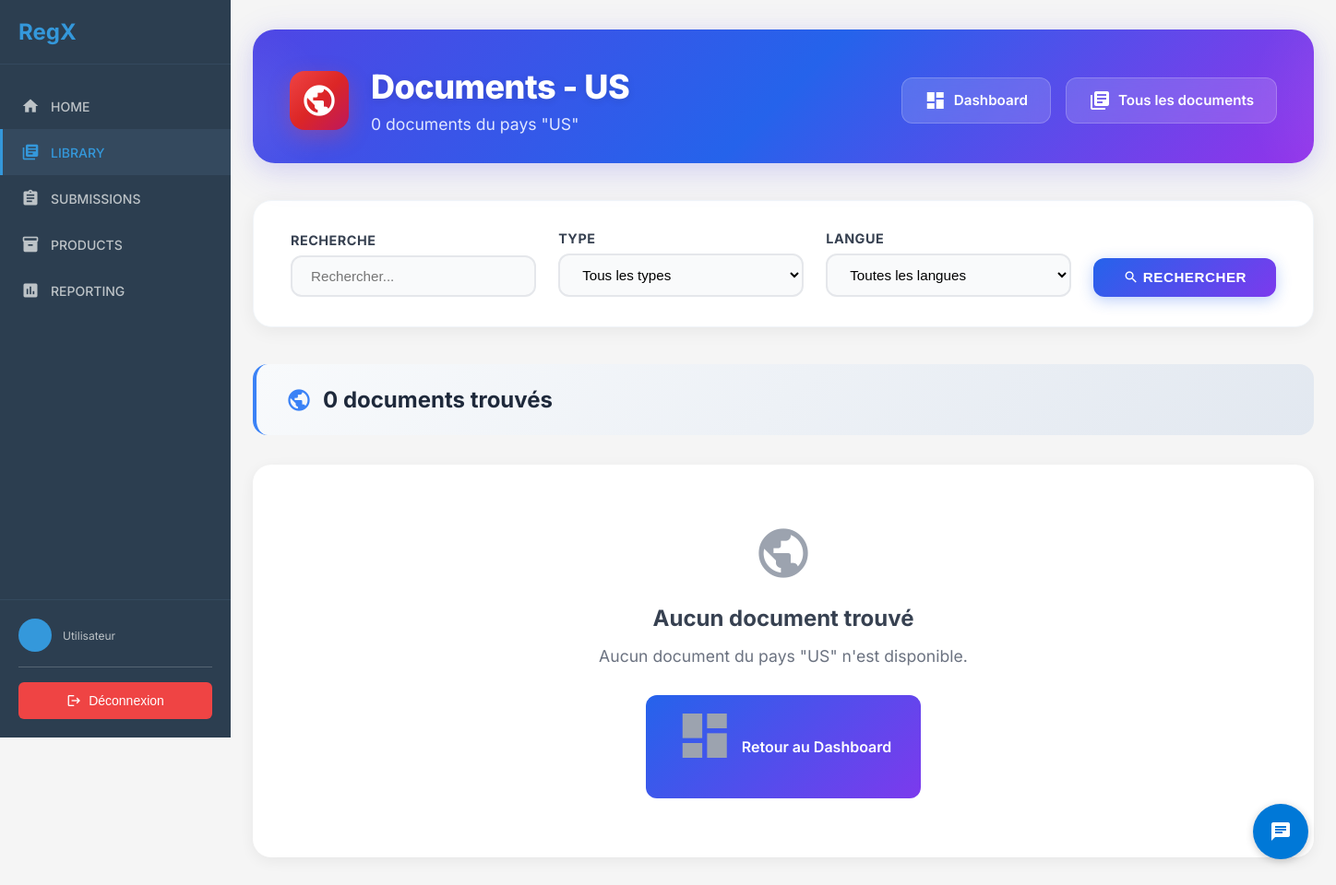
The page /client/library/country/US/ on the database as committed earlier.
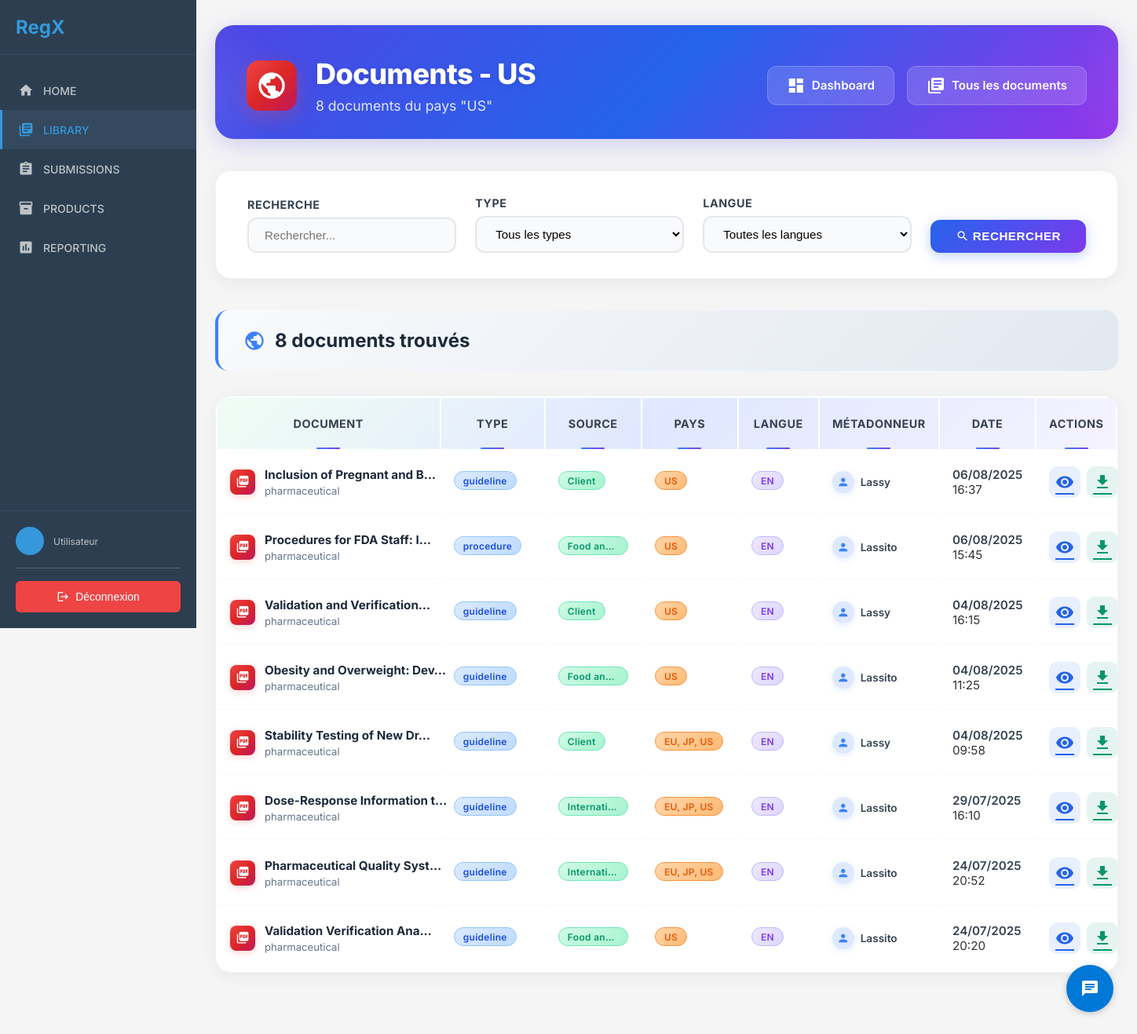
The same page on the database as committed later.
### rawdocs/models.py (models this page shows, shortened)
class RawDocument(models.Model):
    url = models.URLField(help_text="URL d'origine du PDF", blank=True)
    file = models.FileField(upload_to=pdf_upload_to, help_text="Fichier PDF téléchargé")
    created_at = models.DateTimeField(auto_now_add=True)
    owner = models.ForeignKey(
        settings.AUTH_USER_MODEL,
        on_delete=models.CASCADE,
        related_name='raw_documents',
        null=True, blank=True,
        help_text="Utilisateur qui a téléchargé ce document"
    )
    is_validated = models.BooleanField(default=False, help_text="Document validé par un métadonneur")
    validated_at = models.DateTimeField(null=True, blank=True)
    is_ready_for_expert = models.BooleanField(default=False, help_text="Document prêt pour révision expert")
    expert_ready_at = models.DateTimeField(null=True, blank=True,
                                           help_text="Date à laquelle le document est devenu prêt pour l'expert")
    total_pages = models.IntegerField(default=0, help_text="Nombre total de pages")
    pages_extracted = models.BooleanField(default=False, help_text="Pages extraites individuellement")
    title = models.TextField(blank=True, help_text="Titre du document")
    doc_type = models.CharField("Type", max_length=100, blank=True, help_text="Type du document (guide, rapport…)")
    publication_date = models.CharField(max_length=100, blank=True, help_text="Date de publication")
    version = models.CharField(max_length=50, blank=True, help_text="Version extraite")
    source = models.CharField(max_length=255, blank=True, help_text="Organisation émettrice (EMA, FDA…)")
    context = models.TextField(blank=True, help_text="Contexte extrait (2 phrases max)")
    country = models.CharField(max_length=100, blank=True, help_text="Pays détecté (GPE ou TLD)")
    language = models.CharField(max_length=10, blank=True, help_text="Langue détectée (fr, en…)")
    url_source = models.URLField(blank=True, help_text="URL d'origine pour référence")

### client/library/views.py (the view)
# urls.py: path('country/<str:country>/', views.documents_by_country, name='documents_by_country'),
def documents_by_country(request, country):
    search = request.GET.get('search', '')
    document_type = request.GET.get('type', '')
    language = request.GET.get('language', '')
    documents_qs = RawDocument.objects.filter(
        is_validated=True,
        country__icontains=country
    ).select_related('owner')
    if search:
        documents_qs = documents_qs.filter(
            Q(title__icontains=search) |
            Q(source__icontains=search) |
            Q(context__icontains=search)
        )
    if document_type:
        documents_qs = documents_qs.filter(doc_type__icontains=document_type)
    if language:
        documents_qs = documents_qs.filter(language__icontains=language)
    documents_qs = documents_qs.order_by('-created_at')
    paginator = Paginator(documents_qs, 50)
    page_number = request.GET.get('page')
    documents = paginator.get_page(page_number)
    document_types = RawDocument.objects.filter(is_validated=True).exclude(doc_type='').values_list('doc_type', flat=True).distinct()
    languages = RawDocument.objects.filter(is_validated=True).exclude(language='').values_list('language', flat=True).distinct()
    context = {
        'documents': documents,
        'country': country,
        'document_types': document_types,
        'languages': languages,
        'filters': {
            'search': search,
            'type': document_type,
            'language': language,
        }
    }
    return render(request, 'client/library/documents_by_country.html', context)

### chatbot/templatetags/chatbot_tags.py (called while the page is built)
@register.simple_tag
def chatbot_widget():
    return render_to_string('chatbot/chatbot_widget.html')

### client/library/templatetags/document_filters.py (called while the page is built)
@register.filter
def document_title(document):
    if document.title and document.title.strip():
        return document.title.strip()
    if document.file:
        clean_name = clean_filename(document.file)
        if clean_name:
            return clean_name
    return f"Document #{document.pk}"

### templates/client/library/documents_by_country.html (shortened to what the changed rows need)
{% extends 'client/base.html' %}
{% load static %}
{% load document_filters %}
{% block content %}
<div class="library-container">
    <div class="page-header">
        <div class="page-header-content">
            <div class="page-header-left">
                <div class="page-header-titles">
                    <h1>Documents - {{ country }}</h1>
                    <p>{{ documents.paginator.count }} document{{ documents.paginator.count|pluralize }} du pays "{{ country }}"</p>
                </div>
            </div>
        </div>
    </div>
    <div class="results-header">
        <h2>
            <i class="material-icons">public</i>
            {{ documents.paginator.count }} document{{ documents.paginator.count|pluralize }} trouvé{{ documents.paginator.count|pluralize }}
        </h2>
    </div>
    {% if documents %}
    <div class="table-wrap">
        <div class="overflow-x-auto">
            <table>
                <thead>
                    <tr>
                        <th>Document</th>
                        <th>Type</th>
                        <th>Source</th>
                        <th>Pays</th>
                        <th>Langue</th>
                        <th>Métadonneur</th>
                        <th>Date</th>
                        <th>Actions</th>
                    </tr>
                </thead>
                <tbody>
                    {% for document in documents %}
                    <tr onclick="location.href='{% url 'client:library:document_detail' document.pk %}'">
                        <td>
                            <div class="document-icon-container">
                                <div class="document-table-icon">
                                    <i class="material-icons">picture_as_pdf</i>
                                </div>
                                <div class="flex-1 min-w-0">
                                    <span class="doc-title" title="{{ document|document_title }}">
                                        {{ document|document_title|truncatechars:28 }}
                                    </span>
                                    {% if document.context %}
                                    <div class="doc-context" title="{{ document.context }}">
                                        {{ document.context|truncatechars:30 }}
                                    </div>
                                    {% endif %}
                                </div>
                            </div>
                        </td>
                        <td>
                            {% if document.doc_type %}
                            <span class="badge-blue" title="{{ document.doc_type }}">
                                {{ document.doc_type|truncatechars:15 }}
                            </span>
                            {% else %}
                            <span class="badge-gray">-</span>
                            {% endif %}
                        </td>
                        <td>
                            {% if document.source %}
                            <span class="badge-green" title="{{ document.source }}">
                                {{ document.source|truncatechars:12 }}
                            </span>
                            {% else %}
                            <span class="badge-gray">-</span>
                            {% endif %}
                        </td>
                        <td>
                            {% if document.country %}
                            <span class="badge-orange" title="{{ document.country }}">
                                {{ document.country|truncatechars:12 }}
                            </span>
                            {% else %}
                            <span class="badge-gray">-</span>
                            {% endif %}
                        </td>
                        <td>
                            {% if document.language %}
                            <span class="badge-purple" title="{{ document.language }}">
                                {{ document.language|upper|truncatechars:10 }}
                            </span>
                            {% else %}
                            <span class="badge-gray">-</span>
                            {% endif %}
                        </td>
                        <td>
                            <div class="doc-meta-user">
                                <span class="avatar">
                                    <i class="material-icons">person</i>
                                </span>
                                <span>{{ document.owner.username|default:"Anonyme" }}</span>
                            </div>
                        </td>
                        <td>
                            <div style="font-weight: 600; color: #374151;">{{ document.created_at|date:"d/m/Y" }}</div>
                            <div class="text-xs text-gray-400">{{ document.created_at|date:"H:i" }}</div>
                        </td>
                        <td>
                            <div class="doc-actions">
                                <a href="{% url 'client:library:document_detail' document.pk %}" class="view" title="Voir le détail"
                                   onclick="event.stopPropagation();">
                                    <i class="material-icons">visibility</i>
                                </a>
                                <a href="{% url 'client:library:download_document' document.pk %}" class="download" title="Télécharger"
                                   onclick="event.stopPropagation();">
                                    <i class="material-icons">download</i>
                                </a>
                            </div>
                        </td>
                    </tr>
                    {% endfor %}
                </tbody>
            </table>
        </div>
    </div>
    {% else %}
    <div class="empty-state">
        <i class="material-icons">public</i>
        <h3>Aucun document trouvé</h3>
        <p>Aucun document du pays "{{ country }}" n'est disponible.</p>
        <a href="{% url 'client:library:dashboard' %}">
            <i class="material-icons">dashboard</i>
            Retour au Dashboard
        </a>
    </div>
    {% endif %}
</div>
{% endblock %}

Rows that differ between the two databases and show on the page:
added RawDocument: title "Inclusion of Pregnant and B…", context "pharmaceutical", doc_type "guideline", source "Client", country "US", language "EN", owner.username "Lassy", created_at "06/08/2025", created_at "16:37"
added RawDocument: title "Procedures for FDA Staff: I…", context "pharmaceutical", doc_type "procedure", source "Food an…", country "US", language "EN", owner.username "Lassito", created_at "06/08/2025", created_at "15:45"
added RawDocument: title "Validation and Verification…", context "pharmaceutical", doc_type "guideline", source "Client", country "US", language "EN", owner.username "Lassy", created_at "04/08/2025", created_at "16:15"
added RawDocument: title "Obesity and Overweight: Dev…", context "pharmaceutical", doc_type "guideline", source "Food an…", country "US", language "EN", owner.username "Lassito", created_at "04/08/2025", created_at "11:25"
added RawDocument: title "Stability Testing of New Dr…", context "pharmaceutical", doc_type "guideline", source "Client", country "EU, JP, US", language "EN", owner.username "Lassy", created_at "04/08/2025", created_at "09:58"
added RawDocument: title "Dose-Response Information t…", context "pharmaceutical", doc_type "guideline", source "Internati…", country "EU, JP, US", language "EN", owner.username "Lassito", created_at "29/07/2025", created_at "16:10"
added RawDocument: title "Pharmaceutical Quality Syst…", context "pharmaceutical", doc_type "guideline", source "Internati…", country "EU, JP, US", language "EN", owner.username "Lassito", created_at "24/07/2025", created_at "20:52"
added RawDocument: title "Validation Verification Ana…", context "pharmaceutical", doc_type "guideline", source "Food an…", country "US", language "EN", owner.username "Lassito", created_at "24/07/2025", created_at "20:20"
Other text that changed with them:
{{ documents.paginator.count }}: "0" → "8"
{{ country }}: "US" → (not shown)
text no longer shown: "Aucun document trouvé Aucun document du pays \" \" n'est disponible. Retour au Dashboard"
text now shown: "DOCUMENT TYPE SOURCE PAYS LANGUE MÉTADONNEUR DATE ACTIONS"
